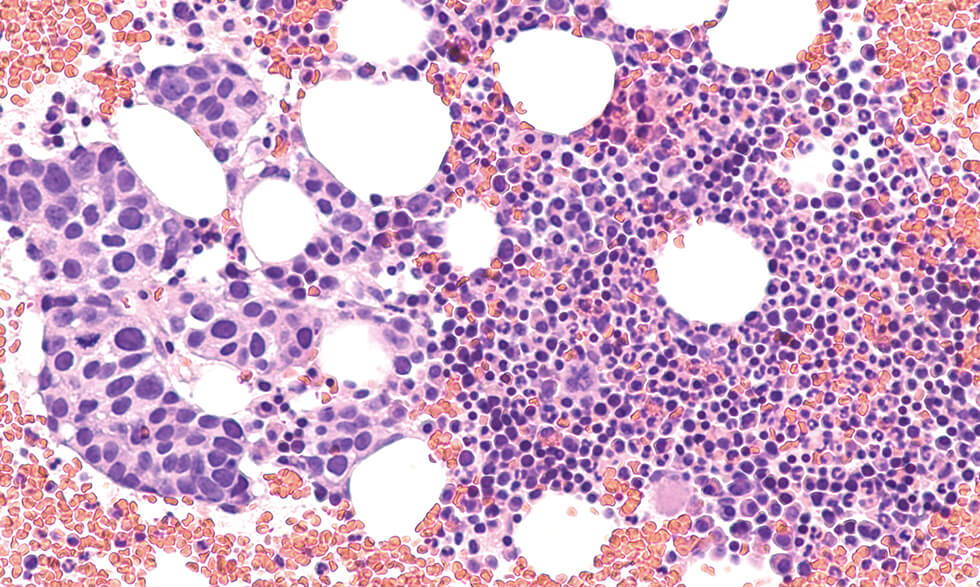
#> input picture DIPFall2023_Joyce_Mikey_Assignment4/images/metastatic-breast-cancer.jpg, 980 x 587 px
$ jupyter execute scratch.ipynb
#> lines starting #> are read from the running program, lines starting #| are printed output that depends on the picture; after the words box and inside, x2 and y2 are one past the last pixel; in counts of white or black regions, pixels touching at a corner belong together
[cell 1]
import numpy as np
import cv2
import matplotlib.pyplot as plt
from scipy.ndimage import gaussian_laplace, minimum_filter
from scipy.signal import argrelextrema
from scipy.ndimage import gaussian_laplace
from scipy.ndimage import label
from scipy.ndimage.measurements import center_of_mass

[cell 2]
BLUE = 0
GREEN = 1
RED = 2

[cell 3]
tumor = '../images/metastatic-breast-cancer.jpg'
tumor = cv2.imread(tumor, cv2.IMREAD_UNCHANGED)
#> tumor is the input picture: shape (587, 980, 3); mean B, G, R 200, 168.4, 206.6
tumor_r = cv2.split(tumor.copy())[RED]
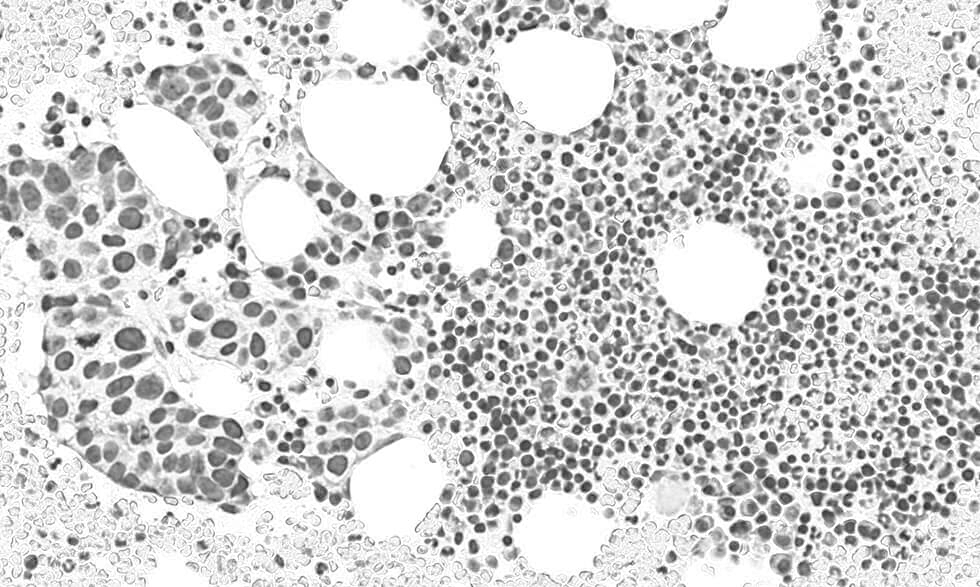
#> tumor_r: shape (587, 980); min 29, max 255, mean 206.6
tumor_r = cv2.bilateralFilter(tumor_r, 30, 55, 55)
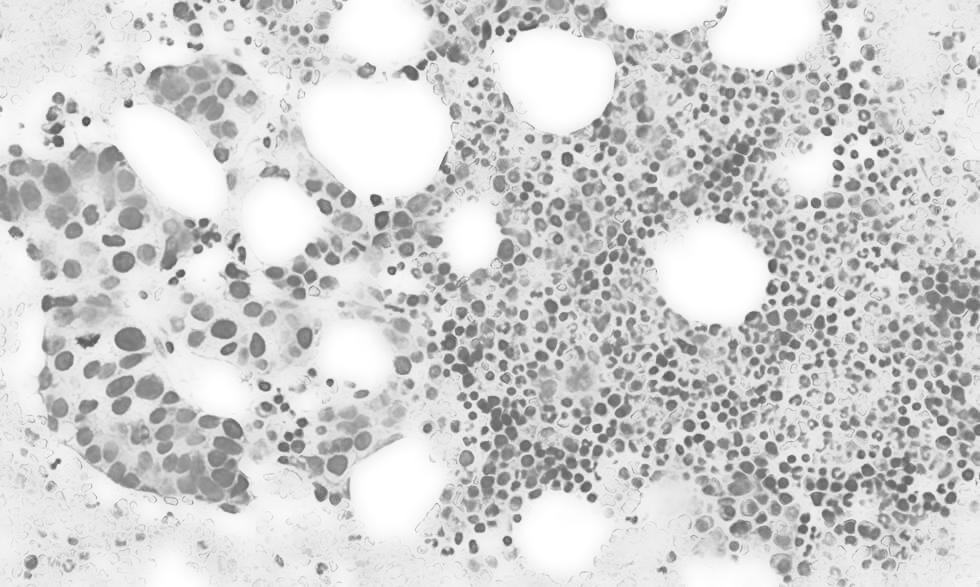
#> tumor_r: shape (587, 980); min 75, max 255, mean 208.7
tumor_r = cv2.bitwise_not(tumor_r)
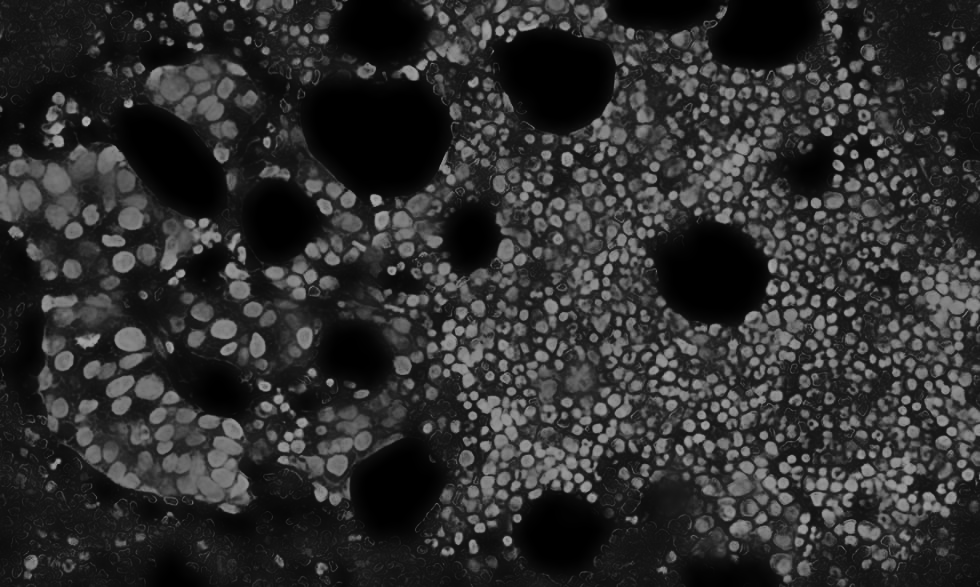
#> tumor_r: shape (587, 980); min 0, max 180, mean 46.3
plt.imshow(tumor_r, interpolation='nearest', cmap='gray')  # for grayscale images
plt.show()

[cell 4]
# Define the standard deviation of the Gaussian filter
sigma = 1.5
radius = sigma * np.sqrt(2)


# Apply the LoG filter to the image
tumor_r = (sigma**2)*gaussian_laplace(tumor_r, sigma=sigma)
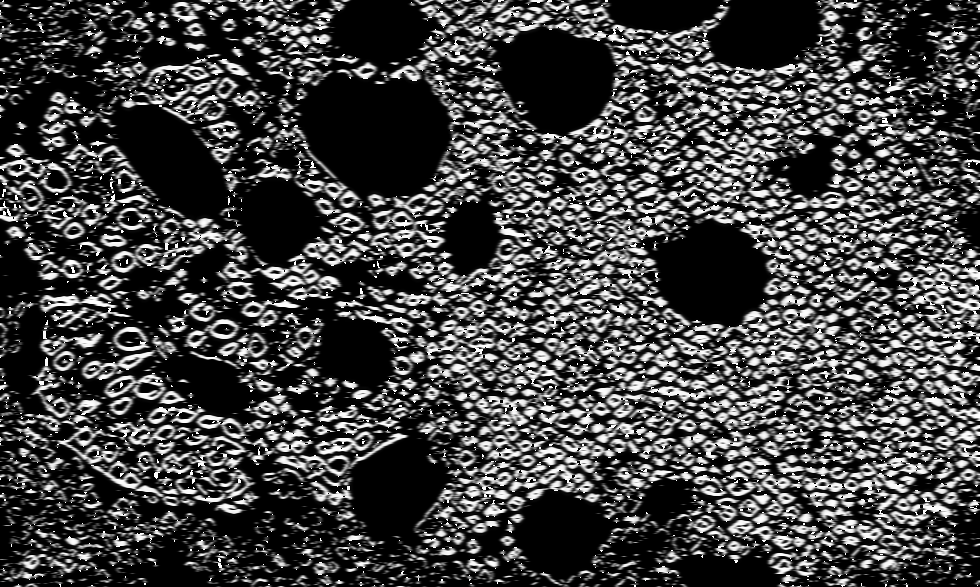
#> tumor_r: shape (587, 980) float64; min 0, max 573.8, mean 153.2; drawn with min black and max white
plt.imshow(tumor_r, interpolation='nearest', cmap='gray')  # for grayscale images
plt.show()

[cell 5]
tumor_r = cv2.convertScaleAbs(tumor_r)
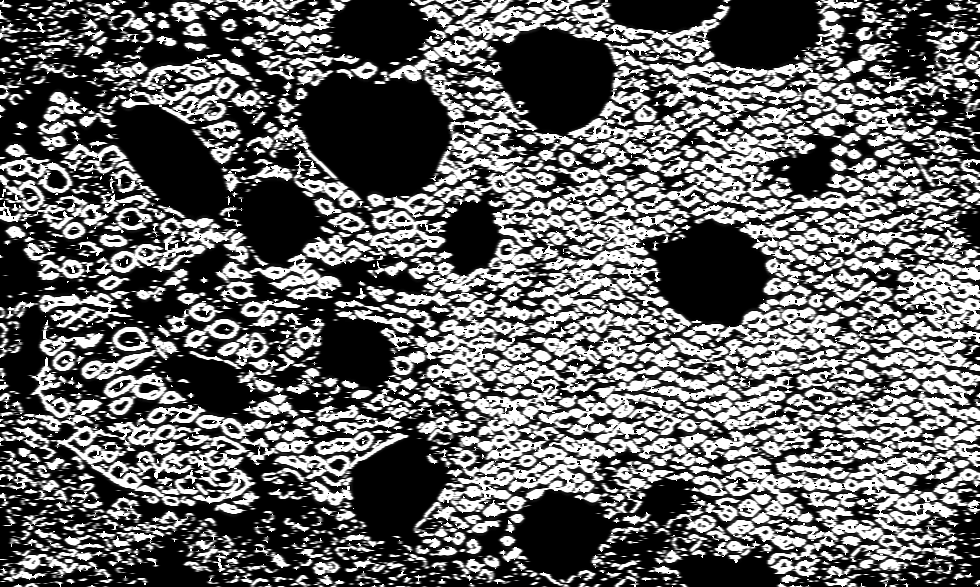
#> tumor_r: shape (587, 980); min 0, max 255, mean 100.9
_, tumor_r = cv2.threshold(tumor_r, 0, 255, cv2.THRESH_BINARY + cv2.THRESH_OTSU)
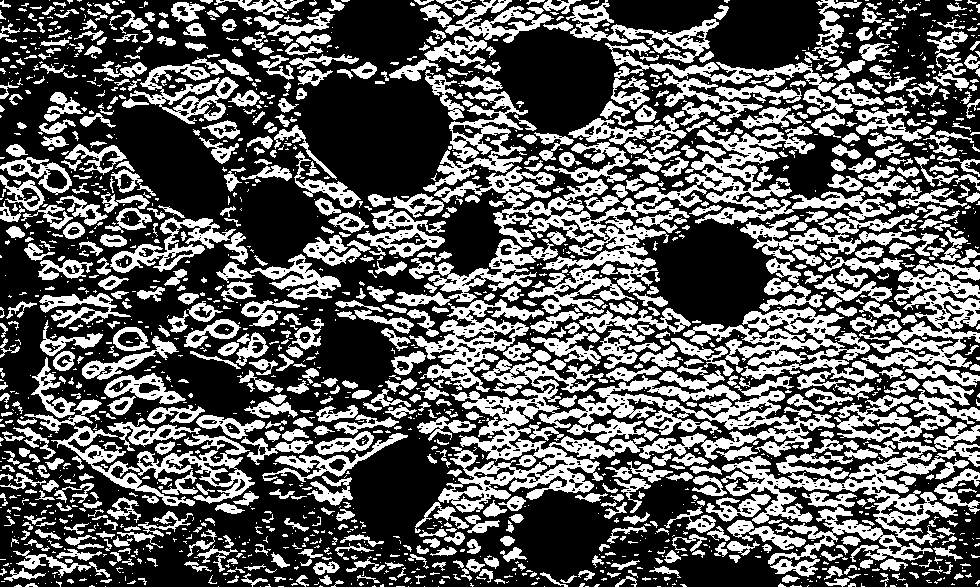
#> tumor_r: shape (587, 980); 36.7% white; 1856 white regions (1074 under 20 px), largest, box (x1, y1, x2, y2) and area: (438, 359, 835, 513) 19356, (493, 123, 939, 314) 17903, (722, 389, 980, 546) 10136
plt.imshow(tumor_r, interpolation='nearest', cmap='gray')  # for grayscale images
plt.show()

$ run again, with DIPFall2023_Joyce_Mikey_Assignment4/images/GlomusTumor6.jpg copied over DIPFall2023_Joyce_Mikey_Assignment4/images/metastatic-breast-cancer.jpg
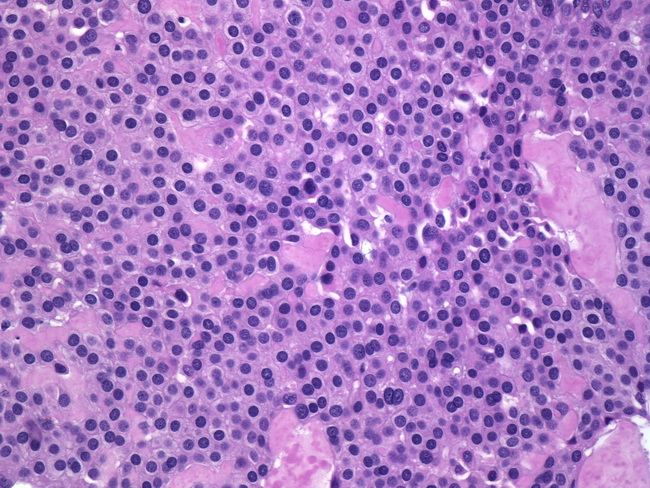
#> input picture DIPFall2023_Joyce_Mikey_Assignment4/images/GlomusTumor6.jpg, 650 x 488 px
#> tumor is the input picture: shape (488, 650, 3); mean B, G, R 195.9, 123.8, 169.3
#> `tumor_r = (sigma**2)*gaussian_laplace(tumor_r, sigma=sigma)`:
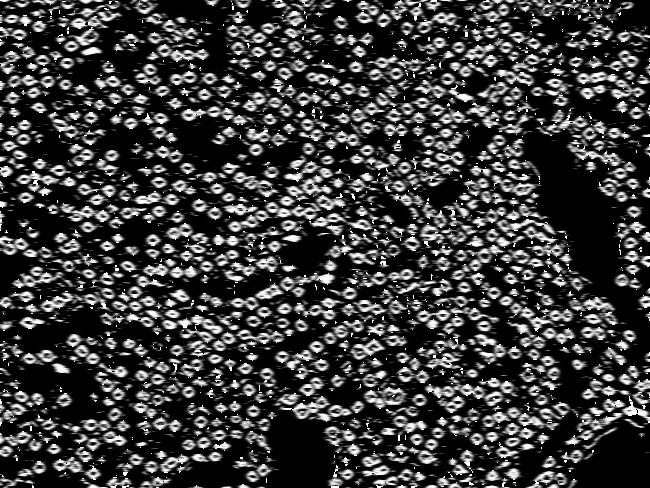
#> tumor_r: shape (488, 650) float64; min 0, max 573.8, mean 136.4; drawn with min black and max white
#> `_, tumor_r = cv2.threshold(tumor_r, 0, 255, cv2.THRESH_BINARY + cv2.TH..`:
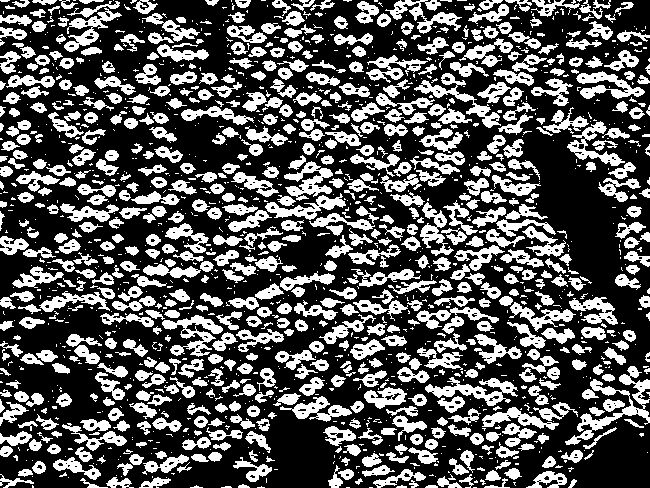
#> tumor_r: shape (488, 650); 34% white; 1584 white regions (885 under 20 px), largest, box (x1, y1, x2, y2) and area: (565, 366, 650, 445) 1499, (425, 377, 518, 406) 1025, (162, 315, 223, 357) 993
